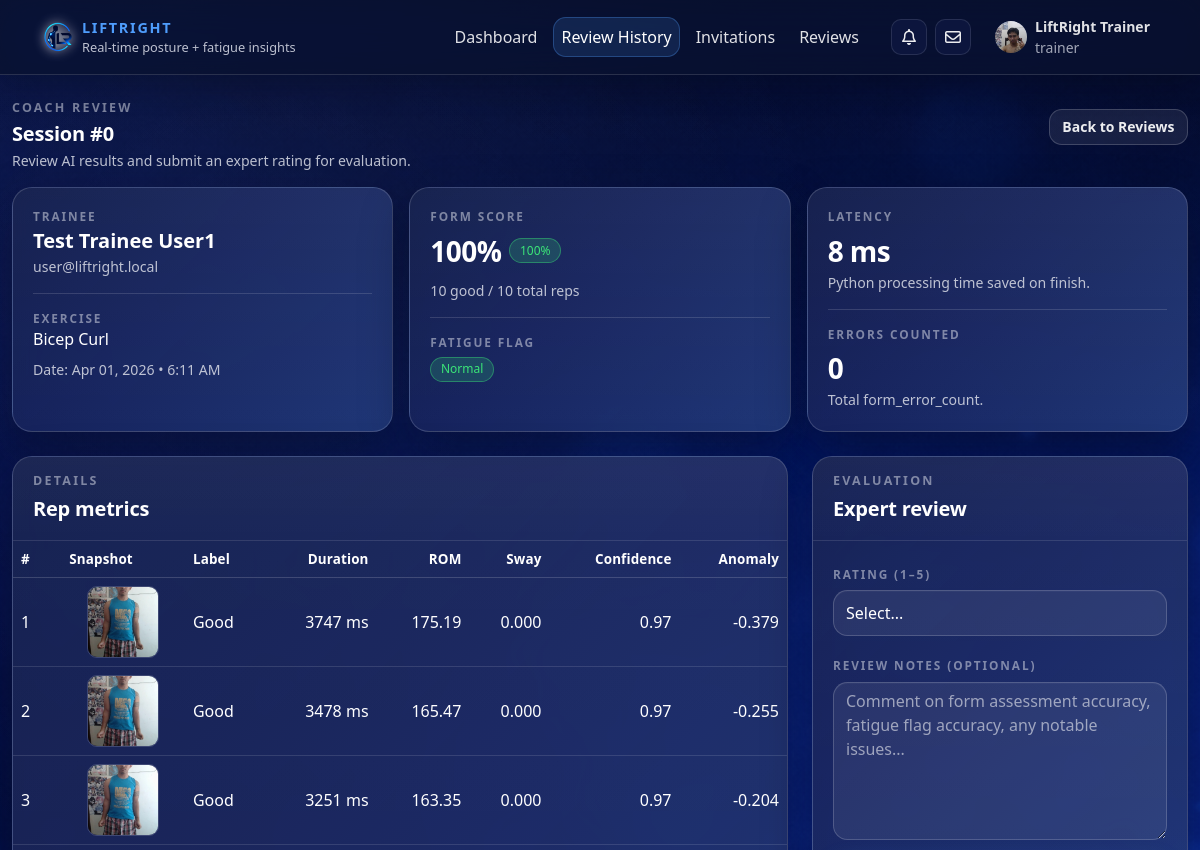
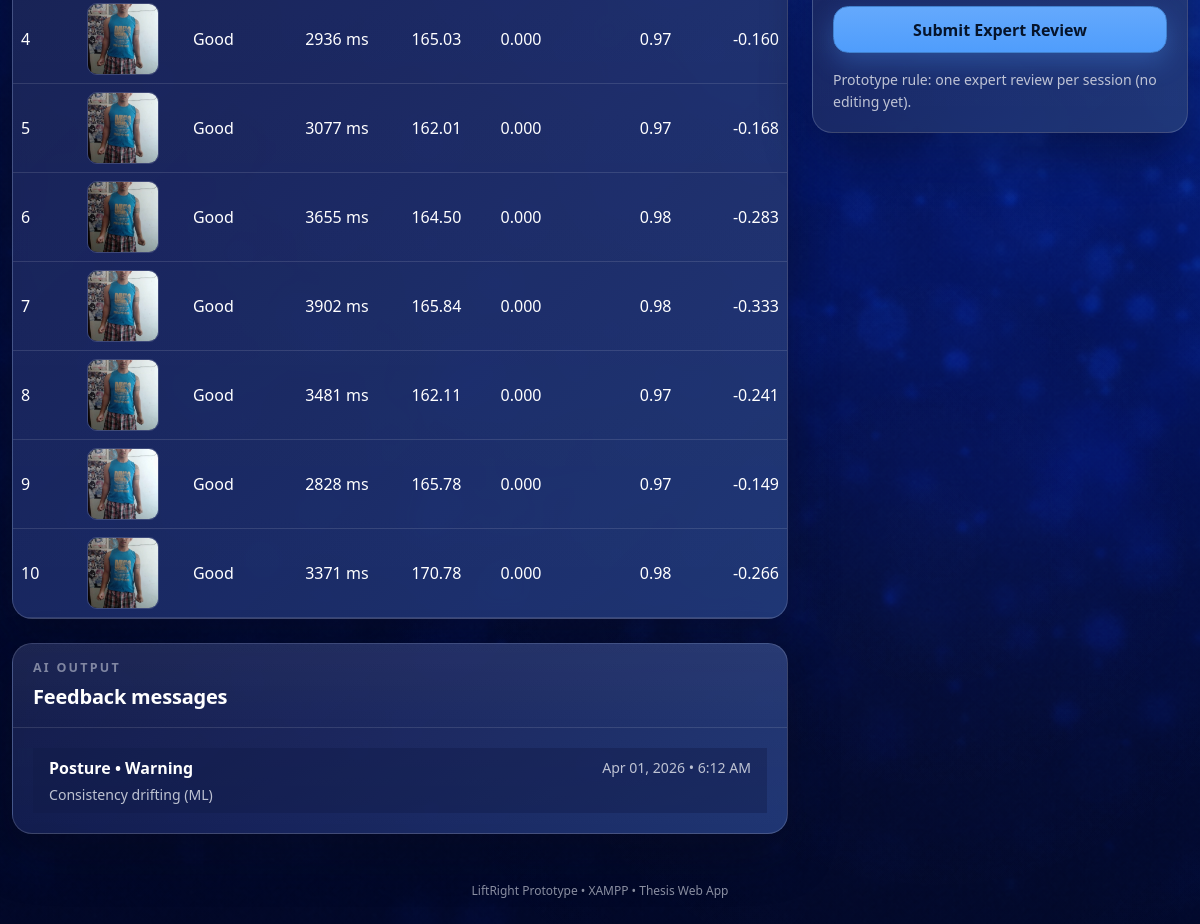
The app's page /web/coach/review-session.php?log_id=173 (signed in) with its own data (2 pictures, top to bottom).
### tables this page shows
CREATE TABLE `users` (
  `user_id` int NOT NULL,
  `full_name` varchar(120) NOT NULL,
  `email` varchar(190) NOT NULL,
  `password_hash` varchar(255) NOT NULL,
  `role` enum('user','trainer','admin') NOT NULL DEFAULT 'user',
  `age` int DEFAULT NULL,
  `birthdate` date DEFAULT NULL,
  `gender` enum('male','female','other','prefer_not_to_say') DEFAULT NULL,
  `bio` text,
  `profile_photo` varchar(255) DEFAULT NULL,
  `qualification` varchar(190) DEFAULT NULL,
  `years_experience` tinyint UNSIGNED DEFAULT NULL,
  `specializations` json DEFAULT NULL,
  `accepting_trainees` tinyint(1) NOT NULL DEFAULT '1',
  `created_at` timestamp NOT NULL DEFAULT CURRENT_TIMESTAMP,
  `last_login` timestamp NULL DEFAULT NULL,
  `trainer_id` int DEFAULT NULL,
  `account_status` enum('pending','approved','rejected','suspended') NOT NULL DEFAULT 'pending',
  `twofa_enabled` tinyint(1) NOT NULL DEFAULT '1',
  `failed_login_attempts` int NOT NULL DEFAULT '0',
  `lock_until` datetime DEFAULT NULL,
  `last_failed_login` timestamp NULL DEFAULT NULL,
  `email_verified_at` datetime DEFAULT NULL,
  `theme` varchar(30) NOT NULL DEFAULT 'default'
);

CREATE TABLE `notifications` (
  `notif_id` bigint NOT NULL,
  `user_id` int NOT NULL,
  `notif_type` enum('assignment','review_posted','session_uploaded','system') NOT NULL DEFAULT 'system',
  `message` varchar(255) NOT NULL,
  `log_id` bigint DEFAULT NULL,
  `from_user_id` int DEFAULT NULL,
  `is_read` tinyint(1) NOT NULL DEFAULT '0',
  `created_at` timestamp NOT NULL DEFAULT CURRENT_TIMESTAMP
);

CREATE TABLE `training_logs` (
  `log_id` bigint NOT NULL,
  `user_id` int NOT NULL,
  `exercise_type` enum('bicep_curl','shoulder_press','lateral_raise') NOT NULL,
  `source_type` enum('upload','webcam') NOT NULL DEFAULT 'upload',
  `video_path` varchar(255) DEFAULT NULL,
  `result_json_path` varchar(255) DEFAULT NULL,
  `reps_total` int NOT NULL DEFAULT '0',
  `reps_good` int NOT NULL DEFAULT '0',
  `reps_bad` int NOT NULL DEFAULT '0',
  `form_error_count` int NOT NULL DEFAULT '0',
  `fatigue_flag` tinyint(1) NOT NULL DEFAULT '0',
  `started_at` timestamp NULL DEFAULT NULL,
  `finished_at` timestamp NULL DEFAULT NULL,
  `processing_ms` int DEFAULT NULL,
  `created_at` timestamp NOT NULL DEFAULT CURRENT_TIMESTAMP
);

CREATE TABLE `rep_metrics` (
  `rep_id` bigint NOT NULL,
  `log_id` bigint NOT NULL,
  `rep_index` int NOT NULL,
  `duration_ms` int DEFAULT NULL,
  `rom_score` float DEFAULT NULL,
  `trunk_sway` float DEFAULT NULL,
  `confidence_avg` float DEFAULT NULL,
  `form_label` varchar(16) NOT NULL DEFAULT 'good',
  `anomaly_score` float DEFAULT NULL,
  `created_at` timestamp NOT NULL DEFAULT CURRENT_TIMESTAMP,
  `rep_meta` json DEFAULT NULL
);

CREATE TABLE `rep_snapshots` (
  `snapshot_id` bigint NOT NULL,
  `log_id` bigint NOT NULL,
  `rep_index` int NOT NULL,
  `image_path` varchar(255) NOT NULL,
  `captured_at` timestamp NOT NULL DEFAULT CURRENT_TIMESTAMP
);

CREATE TABLE `feedback` (
  `feedback_id` bigint NOT NULL,
  `log_id` bigint NOT NULL,
  `feedback_type` enum('posture','fatigue','system','tip') NOT NULL DEFAULT 'posture',
  `severity` enum('info','warning','danger') NOT NULL DEFAULT 'info',
  `feedback_text` text NOT NULL,
  `created_at` timestamp NOT NULL DEFAULT CURRENT_TIMESTAMP,
  `feedback_meta` json DEFAULT NULL
);

### web/coach/review-session.php (the view, shortened to what the rows shown need)
<?php
require_once __DIR__ . '/../config/config.php';
$log_id = isset($_GET['log_id']) ? (int)$_GET['log_id'] : 0;
function formatExercise(string $ex): string {
  return match($ex) {
    'shoulder_press' => 'Shoulder Press',
    'bicep_curl'     => 'Bicep Curl',
    'lateral_raise'  => 'Lateral Raise',
    default          => ucwords(str_replace('_',' ', $ex)),
  };
}
function formPct(int $good, int $total): int {
  return ($total > 0) ? (int)round(($good / $total) * 100) : 0;
}
function formBadge(int $pct): string {
  if ($pct >= 85) return 'lr-badge lr-badge-good';
  return 'lr-badge lr-badge-danger';
}
function fatigueBadge(int $flag): string {
  return $flag ? 'lr-badge lr-badge-warning' : 'lr-badge lr-badge-good';
}
function fmtDT(?string $dt): string {
  $ts = strtotime($dt);
  return $ts ? date("M d, Y • g:i A", $ts) : $dt;
}
$stmt = $mysqli->prepare("
  SELECT
    tl.log_id,
    tl.user_id,
    tl.exercise_type,
    tl.source_type,
    tl.reps_total,
    tl.reps_good,
    tl.reps_bad,
    tl.form_error_count,
    tl.fatigue_flag,
    tl.processing_ms,
    tl.created_at,
    u.full_name AS trainee_name,
    u.email AS trainee_email
  FROM training_logs tl
  LEFT JOIN users u ON u.user_id = tl.user_id
  WHERE tl.log_id = ?
  LIMIT 1
");
$stmt->bind_param("i", $log_id);
$stmt->execute();
$session = $stmt->get_result()->fetch_assoc();
$reps = [];
$stmt = $mysqli->prepare("
  SELECT
    rm.rep_id,
    rm.rep_index,
    rm.duration_ms,
    rm.rom_score,
    rm.trunk_sway,
    rm.confidence_avg,
    rm.form_label,
    rm.anomaly_score,
    rm.created_at,
    rs.image_path AS snapshot_path
  FROM rep_metrics rm
  LEFT JOIN rep_snapshots rs
    ON rs.log_id = rm.log_id
   AND rs.rep_index = rm.rep_index
  WHERE rm.log_id = ?
  ORDER BY rm.rep_index ASC
");
$stmt->bind_param("i", $log_id);
$stmt->execute();
$res = $stmt->get_result();
while ($r = $res->fetch_assoc()) $reps[] = $r;
$feedback = [];
$stmt = $mysqli->prepare("
  SELECT feedback_id, feedback_type, severity, feedback_text, created_at
  FROM feedback
  WHERE log_id = ?
  ORDER BY created_at ASC, feedback_id ASC
");
$stmt->bind_param("i", $log_id);
$stmt->execute();
$res = $stmt->get_result();
while ($r = $res->fetch_assoc()) $feedback[] = $r;
$total = (int)($session['reps_total'] ?? 0);
$good  = (int)($session['reps_good'] ?? 0);
$pct   = formPct($good, $total);
require __DIR__ . '/../includes/head.php';
?>
<body>
<?php require __DIR__ . '/../includes/navbar.php'; ?>
<div class="lr-page-wrapper">
  <div class="container lr-main-container py-4">
    <div class="row mb-3 align-items-center">
      <div class="col-md-8">
        <div class="lr-section-title mb-1">Coach Review</div>
        <h1 class="lr-section-heading mb-1">Session #<?= (int)$log_id ?></h1>
        <p class="lr-stat-subtext mb-0">Review AI results and submit an expert rating for evaluation.</p>
      </div>
    </div>
    <div class="row g-3 mb-4">
      <div class="col-lg-4">
        <div class="lr-card h-100">
          <div class="lr-card-body">
            <div class="lr-stat-label">Trainee</div>
            <div class="fw-semibold fs-5"><?= h((string)$session['trainee_name']) ?></div>
            <div class="lr-stat-subtext"><?= h((string)$session['trainee_email']) ?></div>
            <hr class="my-3 lr-hr">
            <div class="lr-stat-label">Exercise</div>
            <div><span class="lr-chip-exercise"><?= h(formatExercise((string)$session['exercise_type'])) ?></span></div>
            <div class="lr-stat-subtext mt-2">Date: <?= h(fmtDT((string)$session['created_at'])) ?></div>
          </div>
        </div>
      </div>
      <div class="col-lg-4">
        <div class="lr-card h-100">
          <div class="lr-card-body">
            <div class="lr-stat-label">Form score</div>
            <div class="d-flex align-items-center gap-2 mt-1">
              <div class="lr-stat-value"><?= (int)$pct ?>%</div>
              <span class="<?= h(formBadge($pct)) ?>"><?= (int)$pct ?>%</span>
            </div>
            <div class="lr-stat-subtext mt-2"><?= (int)$good ?> good / <?= (int)$total ?> total reps</div>
            <hr class="my-3 lr-hr">
            <div class="lr-stat-label">Fatigue flag</div>
            <div class="mt-1">
              <span class="<?= h(fatigueBadge((int)$session['fatigue_flag'])) ?>">
              </span>
            </div>
          </div>
        </div>
      </div>
      <div class="col-lg-4">
        <div class="lr-card h-100">
          <div class="lr-card-body">
            <div class="lr-stat-label">Latency</div>
            <div class="lr-stat-value mt-1">
              <?= $session['processing_ms'] === null ? '—' : h((string)$session['processing_ms'] . ' ms') ?>
            </div>
            <div class="lr-stat-subtext">Python processing time saved on finish.</div>
            <hr class="my-3 lr-hr">
            <div class="lr-stat-label">Errors counted</div>
            <div class="lr-stat-value mt-1"><?= (int)($session['form_error_count'] ?? 0) ?></div>
            <div class="lr-stat-subtext">Total form_error_count.</div>
          </div>
        </div>
      </div>
    </div>
    <div class="row g-4">
      <div class="col-lg-8">
        <div class="lr-card">
          <div class="lr-card-body p-0">
            <div class="table-responsive">
              <table class="table table-hover align-middle mb-0 table-lr-dark">
                <thead>
                  <tr>
                    <th>#</th>
                    <th>Snapshot</th>
                    <th>Label</th>
                    <th class="text-end">Duration</th>
                    <th class="text-end">ROM</th>
                    <th class="text-end">Sway</th>
                    <th class="text-end">Confidence</th>
                    <th class="text-end">Anomaly</th>
                  </tr>
                </thead>
                <tbody>
                  <?php if (!$reps): ?>
                    <tr><td colspan="8" class="text-center py-4 lr-stat-subtext">No rep metrics recorded.</td></tr>
                  <?php else: ?>
                    <?php foreach ($reps as $r): ?>
                  <tr>
                    <td><?= (int)$r['rep_index'] ?></td>
                    <td>
                      <?php if (!empty($r['snapshot_path'])): ?>
                    <button
                      type="button"
                      class="lr-snap-btn"
                      data-snap-src="<?= h($BASE_URL . '/' . ltrim((string)$r['snapshot_path'], '/')) ?>"
                      data-snap-title="Rep <?= (int)$r['rep_index'] ?> Snapshot">
                      <img
                        src="<?= $BASE_URL . '/' . ltrim((string)$r['snapshot_path'], '/') ?>"
                        alt="Rep <?= (int)$r['rep_index'] ?> snapshot"
                        style="width:72px; height:72px; object-fit:cover; border-radius:10px; border:1px solid var(--lr-border);">
                    </button>
                      <?php else: ?>
                        —
                      <?php endif; ?>
                    </td>
                    <td class="text-capitalize"><?= h((string)$r['form_label']) ?></td>
                    <td class="text-end"><?= $r['duration_ms'] === null ? '—' : (int)$r['duration_ms'] . ' ms' ?></td>
                    <td class="text-end"><?= $r['rom_score'] === null ? '—' : h(number_format((float)$r['rom_score'], 2)) ?></td>
                    <td class="text-end"><?= $r['trunk_sway'] === null ? '—' : h(number_format((float)$r['trunk_sway'], 3)) ?></td>
                    <td class="text-end"><?= $r['confidence_avg'] === null ? '—' : h(number_format((float)$r['confidence_avg'], 2)) ?></td>
                    <td class="text-end"><?= $r['anomaly_score'] === null ? '—' : h(number_format((float)$r['anomaly_score'], 3)) ?></td>
                  </tr>
                    <?php endforeach; ?>
                  <?php endif; ?>
                </tbody>
              </table>
            </div>
          </div>
        </div>
        <div class="lr-card mt-4">
          <div class="lr-card-body">
            <?php if (!$feedback): ?>
              <div class="lr-stat-subtext">No feedback messages recorded.</div>
            <?php else: ?>
              <div class="list-group list-group-flush">
                <?php foreach ($feedback as $f): ?>
                  <div class="list-group-item lr-list-item">
                    <div class="d-flex justify-content-between align-items-center">
                      <div class="fw-semibold text-capitalize">
                        <?= h((string)$f['feedback_type']) ?> • <?= h((string)$f['severity']) ?>
                      </div>
                      <div class="lr-stat-subtext"><?= h(fmtDT((string)$f['created_at'])) ?></div>
                    </div>
                    <div class="lr-stat-subtext mt-1"><?= h((string)$f['feedback_text']) ?></div>
                  </div>
                <?php endforeach; ?>
              </div>
            <?php endif; ?>
          </div>
        </div>
      </div>
    </div>
  </div>
</div>
<?php require __DIR__ . '/../includes/footer.php'; ?>

### web/includes/navbar.php (shortened to what the rows shown need)
<?php
global $BASE_URL;
global $mysqli;
require_once __DIR__ . '/db_helpers.php';
$role = $_SESSION['role'] ?? null;
$full_name = $_SESSION['full_name'] ?? null;
$user_id = (int)($_SESSION['user_id'] ?? 0);
$profile_photo = null;
if ($user_id > 0 && isset($mysqli) && $mysqli instanceof mysqli) {
  $stmt = $mysqli->prepare("SELECT profile_photo FROM users WHERE user_id = ? LIMIT 1");
  $stmt->bind_param("i", $user_id);
  $stmt->execute();
  $row = $stmt->get_result()->fetch_assoc();
  if ($row && !empty($row['profile_photo'])) {
    $profile_photo = (string)$row['profile_photo'];
  }
}
function unread_count(mysqli $db, int $user_id, string $table): int {
  if (!table_exists($db, $table)) return 0;
  if ($table === 'notifications') {
    $sql = "SELECT COUNT(*) AS c FROM notifications WHERE user_id = ? AND is_read = 0";
  } else {
    $sql = "SELECT COUNT(*) AS c FROM messages WHERE recipient_id = ? AND is_read = 0";
  }
  $stmt = $db->prepare($sql);
  $stmt->bind_param("i", $user_id);
  $stmt->execute();
  $row = $stmt->get_result()->fetch_assoc();
  return (int)($row['c'] ?? 0);
}
function pending_invites_count(mysqli $db, int $trainer_id): int {
  if (!table_exists($db, 'trainer_invites')) return 0;
  $stmt = $db->prepare("
    SELECT COUNT(*) AS c
    FROM trainer_invites
    WHERE trainer_id = ? AND status = 'pending'
  ");
  $stmt->bind_param("i", $trainer_id);
  $stmt->execute();
  $row = $stmt->get_result()->fetch_assoc();
  return (int)($row['c'] ?? 0);
}
function fetch_latest_notifications(mysqli $db, int $user_id, int $limit = 5): array {
  $rows = [];
  $stmt = $db->prepare("
    SELECT notif_id, notif_type, message, log_id, is_read, created_at
    FROM notifications
    WHERE user_id = ?
    ORDER BY created_at DESC
    LIMIT ?
  ");
  $stmt->bind_param("ii", $user_id, $limit);
  $stmt->execute();
  $res = $stmt->get_result();
  while ($r = $res->fetch_assoc()) $rows[] = $r;
  return $rows;
}
$notif_unread = (isset($mysqli) && $mysqli instanceof mysqli) ? unread_count($mysqli, $user_id, 'notifications') : 0;
$msg_unread   = (isset($mysqli) && $mysqli instanceof mysqli) ? unread_count($mysqli, $user_id, 'messages') : 0;
$invite_unread = (
  $role === 'trainer' &&
  isset($mysqli) && $mysqli instanceof mysqli
) ? pending_invites_count($mysqli, $user_id) : 0;
$notif_items = (isset($mysqli) && $mysqli instanceof mysqli) ? fetch_latest_notifications($mysqli, $user_id, 5) : [];
?>
<nav class="navbar navbar-expand-lg fixed-top liftright-navbar">
  <div class="container">
    <div class="collapse navbar-collapse" id="lrNav">
      <ul class="navbar-nav ms-auto align-items-lg-center gap-lg-2">
        <?php if (!$role): ?>
          <li class="nav-item"><a class="nav-link" href="<?= $BASE_URL ?>/login.php">Login</a></li>
          <li class="nav-item"><a class="btn btn-primary btn-sm" href="<?= $BASE_URL ?>/register.php">Create account</a></li>
        <?php else: ?>
          <li class="nav-item dropdown ms-lg-2">
            <a class="nav-link d-flex align-items-center gap-2"
               href="#"
               role="button"
               data-bs-toggle="dropdown"
               aria-expanded="false">
              <?php
                $avatarSrc = '';
                if (!empty($profile_photo)) {
                  $avatarSrc = $BASE_URL . '/' . ltrim((string)$profile_photo, '/');
                }
              ?>
              <div class="avatar-circle" style="overflow:hidden; display:flex; align-items:center; justify-content:center;">
                <?php if ($avatarSrc): ?>
                  <img src="<?= h($avatarSrc) ?>" alt="Profile photo"
                      style="width:100%;height:100%;object-fit:cover;display:block;">
                <?php else: ?>
                  <?= h(initials((string)$full_name)) ?>
                <?php endif; ?>
              </div>
            </a>
          </li>
        <?php endif; ?>
      </ul>
    </div>
  </div>
</nav>

### records on screen
users: profile_photo (picture)
notifications: log "0"
training_logs: user.full_name "Test Trainee User1", user.email "user@liftright.local", exercise_type "Bicep Curl", created_at "Apr 01, 2026 • 6:11 AM", pct "100", reps_good "10", reps_total "10", processing_ms "8 ms", form_error_count "0"
rep_metrics: rep_index "1", rep_snapshots.image_path (picture), form_label "Good", duration_ms "3747", rom_score "175.19", trunk_sway "0.000", confidence_avg "0.97", anomaly_score "-0.379"
rep_metrics: rep_index "2", rep_snapshots.image_path (picture), form_label "Good", duration_ms "3478", rom_score "165.47", trunk_sway "0.000", confidence_avg "0.97", anomaly_score "-0.255"
rep_metrics: rep_index "3", rep_snapshots.image_path (picture), form_label "Good", duration_ms "3251", rom_score "163.35", trunk_sway "0.000", confidence_avg "0.97", anomaly_score "-0.204"
rep_metrics: rep_index "4", rep_snapshots.image_path (picture), form_label "Good", duration_ms "2936", rom_score "165.03", trunk_sway "0.000", confidence_avg "0.97", anomaly_score "-0.160"
rep_metrics: rep_index "5", rep_snapshots.image_path (picture), form_label "Good", duration_ms "3077", rom_score "162.01", trunk_sway "0.000", confidence_avg "0.97", anomaly_score "-0.168"
rep_metrics: rep_index "6", rep_snapshots.image_path (picture), form_label "Good", duration_ms "3655", rom_score "164.50", trunk_sway "0.000", confidence_avg "0.98", anomaly_score "-0.283"
rep_metrics: rep_index "7", rep_snapshots.image_path (picture), form_label "Good", duration_ms "3902", rom_score "165.84", trunk_sway "0.000", confidence_avg "0.98", anomaly_score "-0.333"
rep_metrics: rep_index "8", rep_snapshots.image_path (picture), form_label "Good", duration_ms "3481", rom_score "162.11", trunk_sway "0.000", confidence_avg "0.97", anomaly_score "-0.241"
rep_metrics: rep_index "9", rep_snapshots.image_path (picture), form_label "Good", duration_ms "2828", rom_score "165.78", trunk_sway "0.000", confidence_avg "0.97", anomaly_score "-0.149"
rep_metrics: rep_index "10", rep_snapshots.image_path (picture), form_label "Good", duration_ms "3371", rom_score "170.78", trunk_sway "0.000", confidence_avg "0.98", anomaly_score "-0.266"
feedback: feedback_type "Posture", severity "Warning", created_at "Apr 01, 2026 • 6:12 AM", feedback_text "Consistency drifting (ML)"

### other values on screen
$full_name "LiftRight Trainer"
$role "trainer"
$pct "100"
